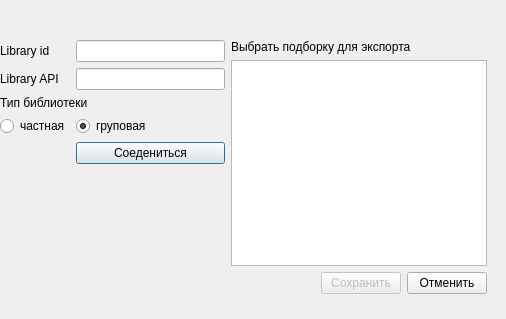
<?xml version="1.0" encoding="UTF-8"?>
<ui version="4.0">
 <class>Dialog</class>
 <widget class="QDialog" name="Dialog">
  <property name="geometry">
   <rect>
    <x>0</x>
    <y>0</y>
    <width>506</width>
    <height>319</height>
   </rect>
  </property>
  <property name="windowTitle">
   <string>Dialog</string>
  </property>
  <property name="modal">
   <bool>true</bool>
  </property>
  <widget class="QWidget" name="layoutWidget">
   <property name="geometry">
    <rect>
     <x>0</x>
     <y>40</y>
     <width>487</width>
     <height>254</height>
    </rect>
   </property>
   <layout class="QGridLayout" name="gridLayout">
    <item row="0" column="0">
     <layout class="QFormLayout" name="formLayout">
      <property name="fieldGrowthPolicy">
       <enum>QFormLayout::AllNonFixedFieldsGrow</enum>
      </property>
      <item row="1" column="0">
       <widget class="QLabel" name="label">
        <property name="text">
         <string>Library id</string>
        </property>
       </widget>
      </item>
      <item row="1" column="1">
       <widget class="QLineEdit" name="lineEdit">
        <property name="text">
         <string/>
        </property>
        <property name="echoMode">
         <enum>QLineEdit::Normal</enum>
        </property>
       </widget>
      </item>
      <item row="2" column="1">
       <widget class="QLineEdit" name="lineEdit_2">
        <property name="text">
         <string/>
        </property>
        <property name="echoMode">
         <enum>QLineEdit::Normal</enum>
        </property>
       </widget>
      </item>
      <item row="2" column="0">
       <widget class="QLabel" name="label_2">
        <property name="text">
         <string>Library API</string>
        </property>
       </widget>
      </item>
      <item row="3" column="0" colspan="2">
       <widget class="QLabel" name="label_4">
        <property name="text">
         <string>Тип библиотеки</string>
        </property>
       </widget>
      </item>
      <item row="4" column="0">
       <widget class="QRadioButton" name="radioButton">
        <property name="text">
         <string>частная</string>
        </property>
       </widget>
      </item>
      <item row="4" column="1">
       <widget class="QRadioButton" name="radioButton_2">
        <property name="enabled">
         <bool>true</bool>
        </property>
        <property name="text">
         <string>груповая</string>
        </property>
        <property name="checkable">
         <bool>true</bool>
        </property>
        <property name="checked">
         <bool>true</bool>
        </property>
       </widget>
      </item>
      <item row="5" column="1">
       <widget class="QPushButton" name="pushButton_3">
        <property name="text">
         <string>Соедениться</string>
        </property>
       </widget>
      </item>
     </layout>
    </item>
    <item row="0" column="1">
     <layout class="QVBoxLayout" name="verticalLayout_2">
      <item>
       <widget class="QLabel" name="label_3">
        <property name="text">
         <string>Выбрать подборку для экспорта</string>
        </property>
       </widget>
      </item>
      <item>
       <widget class="QTreeView" name="treeView"/>
      </item>
     </layout>
    </item>
    <item row="1" column="0" colspan="2">
     <layout class="QHBoxLayout" name="horizontalLayout">
      <item>
       <spacer name="horizontalSpacer">
        <property name="orientation">
         <enum>Qt::Horizontal</enum>
        </property>
        <property name="sizeHint" stdset="0">
         <size>
          <width>40</width>
          <height>20</height>
         </size>
        </property>
       </spacer>
      </item>
      <item>
       <widget class="QPushButton" name="pushButton_2">
        <property name="enabled">
         <bool>false</bool>
        </property>
        <property name="text">
         <string>Сохранить</string>
        </property>
       </widget>
      </item>
      <item>
       <widget class="QPushButton" name="pushButton">
        <property name="text">
         <string>Отменить</string>
        </property>
       </widget>
      </item>
     </layout>
    </item>
   </layout>
  </widget>
 </widget>
 <resources/>
 <connections/>
</ui>
